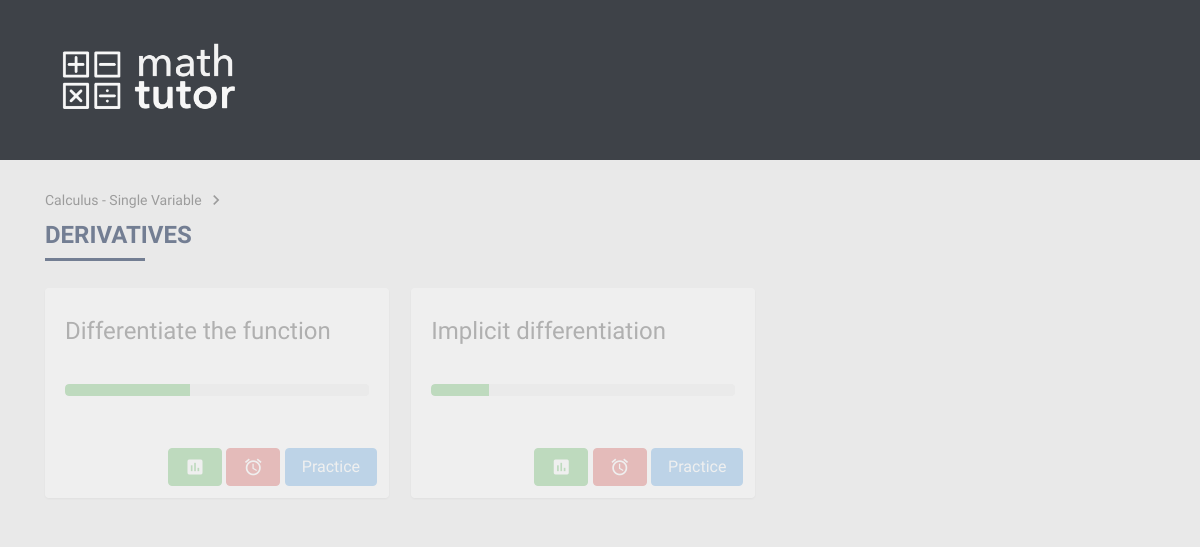
/course/1/topic/2, run on an earlier commit of the app's database.
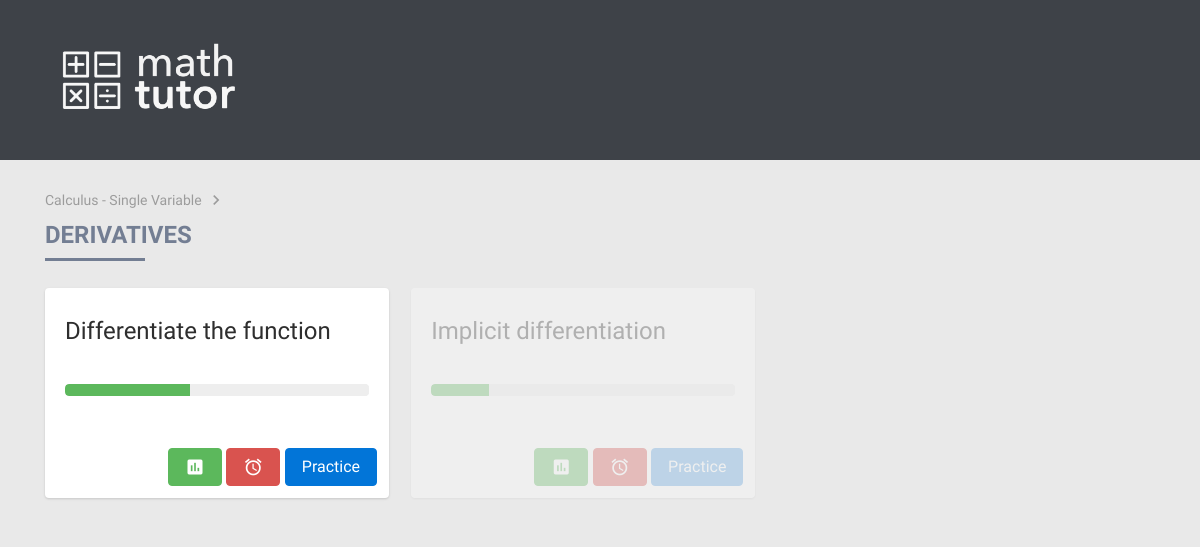
And on a later commit of the database.
### main/views.py (the view)
# urls.py: url(r'^course/(?P<course_id>[0-9])/topic/(?P<topic_id>[0-9])$', views.topic, name='topic'),
def topic(request, course_id, topic_id):
    course = get_object_or_404(Course, pk=course_id)
    topic = get_object_or_404(Topic, pk=topic_id)
    return render(request, 'topic.html', {
        'progressRange': range(0, 100),
        'course': course,
        'topic': topic,
    })

### main/templates/topic.html
{% extends "header.html" %}
{% block content %}
  {% load staticfiles %}
  <span class="path">
  <a href="/course/{{ course.id }}">{{ course.course_name }}</a> <i class="material-icons">keyboard_arrow_right</i>
  </span>
  <h3>{{ topic.topic_name }}</h3>
  <hr>
  <br>
  {% if topic.exercise_set.all %}
  <div class="exercises">
    {% for exercise in topic.exercise_set.all %}
        <div class="exercise card {% if not exercise.exercise_active %}inactive{% endif %}">
          <div class="card-block">
            <h4 class="card-title">{{ exercise.exercise_name }}</h4>
            <p class="card-text">
              <br>
              {% with progressRange|random as progress %}
              <progress class="progress progress-success" value="{{progress}}" max="100"></progress>
              {% endwith %}
            </p>
          </div>
          <div class="card-footer text-xs-right">
            <button type="button" class="btn btn-success"><i class="material-icons">assessment</i></button>
            <button type="button" class="btn btn-danger"><i class="material-icons">alarm</i></button>
            <a href="/course/{{ course.id }}/topic/{{ topic.id }}/exercise/{{ exercise.id }}"><button type="button" class="btn btn-primary {% if not exercise.exercise_active %}disabled{% endif %}">Practice</button></a>
          </div>
        </div>
    {% endfor %}
  </div>
  {% endif %}
{% endblock %}

What changed in the data, as far as the page shows it:
changed Exercise "Differentiate the function": exercise_active False → True (drawn)
